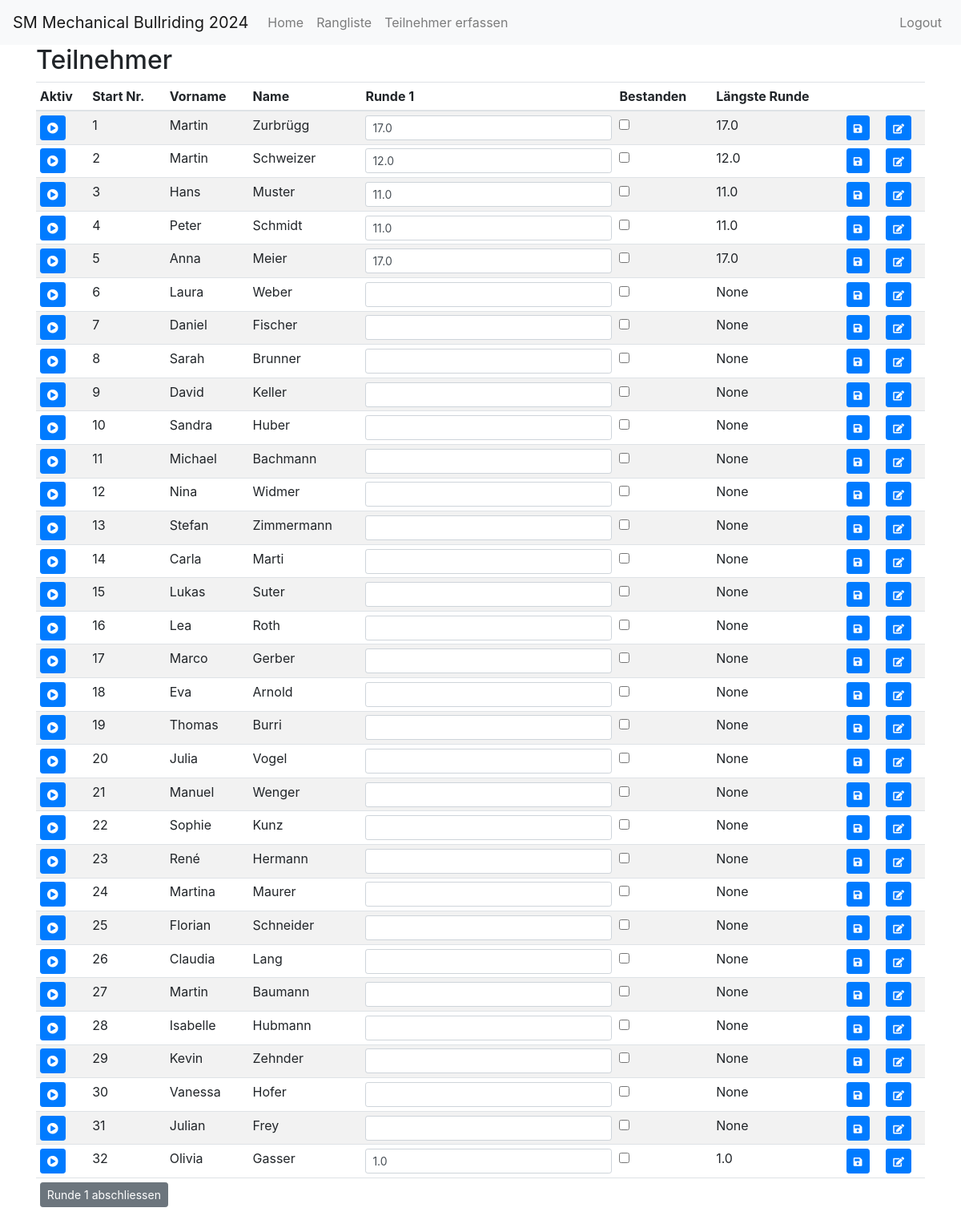
The app's page /index (signed in) with its own data.
### app/models.py (models this page shows)
class Participant(db.Model):
    id = db.Column(db.Integer, primary_key=True)
    active = db.Column(db.Boolean, default=False)
    start_nr = db.Column(db.Integer, nullable=True, unique=True)
    first_name = db.Column(db.String(64), nullable=False)
    last_name = db.Column(db.String(64), nullable=False)
    address = db.Column(db.String(128), nullable=False)
    postal_code = db.Column(db.String(10), nullable=False)
    city = db.Column(db.String(64), nullable=False)
    email = db.Column(db.String(120), nullable=True)
    phone = db.Column(db.String(20), nullable=True)
    time1 = db.Column(db.Float, nullable=True)
    time2 = db.Column(db.Float, nullable=True)
    time3 = db.Column(db.Float, nullable=True)
    time4 = db.Column(db.Float, nullable=True)
    time5 = db.Column(db.Float, nullable=True)
    time6 = db.Column(db.Float, nullable=True)
    round1_passed = db.Column(db.Boolean, default=False)
    round2_passed = db.Column(db.Boolean, default=False)
    round3_passed = db.Column(db.Boolean, default=False)
    round4_passed = db.Column(db.Boolean, default=False)
    round5_passed = db.Column(db.Boolean, default=False)
    @property
    def longest_time(self):
        times = [t for t in [self.time1, self.time2, self.time3, self.time4, self.time5] if t is not None]
        return max(times) if times else None

### app/routes.py (the view)
@bp.route('/')
@bp.route('/index')
@login_required
def index():
    participants = Participant.query.all() if current_user.is_authenticated else []
    participants.sort(key=lambda p: p.start_nr if p.start_nr is not None else 0)  # Sortierung nach Startnummer
    if participants is None:
        flash('Keine Teilnemer gefunden')
        form = ParticipantForm()
        return render_template('participant.html', title='Add Participant', form=form)
    current_round = request.args.get('current_round', default=None, type=int)
    if current_round is None:
        current_round = get_current_round(participants)
    return render_template(
        'index.html',
        title='Home',
        participants=participants,
        round1_passed=check_round_passed(participants, 1),
        round2_passed=check_round_passed(participants, 2),
        round3_passed=check_round_passed(participants, 3),
        round4_passed=check_round_passed(participants, 4),
        round5_passed=check_round_passed(participants, 5),
        current_round=current_round
    )

### app/models.py (called while the page is built)
@login.user_loader
def load_user(id):
    return User.query.get(int(id))

### app/routes.py (called while the page is built)
def check_round_passed(participants, round_number):
    if round_number == 1:
        return any(participant.round1_passed for participant in participants)
    elif round_number == 2:
        return any(participant.round2_passed for participant in participants)
    elif round_number == 3:
        return any(participant.round3_passed for participant in participants)
    elif round_number == 4:
        return any(participant.round4_passed for participant in participants)
    elif round_number == 5:
        return any(participant.round5_passed for participant in participants)
    return False

def get_current_round(participants):
    if not check_round_passed(participants, 1):
        return 1
    elif not check_round_passed(participants, 2):
        return 2
    elif not check_round_passed(participants, 3):
        return 3
    elif not check_round_passed(participants, 4):
        return 4
    elif not check_round_passed(participants, 5):
        return 5
    else:
        return 6

### app/templates/index.html (shortened to what this page needs)
{% extends "base.html" %}
{% block content %}
  {% if current_user.is_authenticated %}
  <h2>Teilnehmer</h2>
  <table class="table table-striped table-sm">
    <thead>
      <tr>
        <th>Aktiv</th>
        <th>Start Nr.</th>
        <th>Vorname</th>
        <th>Name</th>
        <th>Runde 1</th>
        <th>Bestanden</th>
        <th>Längste Runde</th>
        <th></th>
        <th></th>
      </tr>
    </thead>
    <tbody>
      {% for participant in participants %}
        <tr>
          <td>
            <form method="POST" action="{{ url_for('main.update_times', id=participant.id) }}">
              <button type="submit" name="set_active" value="{{ participant.id }}" class="btn btn-primary btn-sm">
                <i class="fas fa-play-circle"></i>
              </button>
            </form>
          </td>
          <td>{{ participant.start_nr }}</td>
          <td>{{ participant.first_name }}</td>
          <td>{{ participant.last_name }}</td>
          <td>
            <form method="POST" action="{{ url_for('main.update_times', id=participant.id) }}">
              <input type="text" name="time1" value="{{ participant.time1 or '' }}" class="form-control form-control-sm">
          </td>
          <td>
              <input type="checkbox" name="round1_passed_{{ participant.id }}" {% if participant.round1_passed %}checked{% endif %}>
          </td>
          <td>{{ participant.longest_time }}</td>
          <td>
              <button type="submit" name="update_times" class="btn btn-primary btn-sm">
                <i class="fas fa-save fa-sm"></i>
              </button>
          </td>
          <td>
            <a href="{{ url_for('main.participant_edit', id=participant.id) }}" class="btn btn-primary btn-sm">
              <i class="fas fa-edit fa-sm"></i>
            </a>
          </td>
        </tr>
      {% endfor %}
    </tbody>
    <tfoot>
      <tr>
        <td colspan="14">
          <form method="POST" action="{{ url_for('main.finish_round', round_number=current_round) }}">
            <button type="submit" class="btn btn-secondary btn-sm">Runde {{ current_round }} abschliessen</button>
          </form>
        </td>
      </tr>
    </tfoot>
  </table>
  {% else %}
    <p>Please Login!</p>
  {% endif %}
{% endblock %}

### app/templates/base.html (shortened to what this page needs)
<!doctype html>
<html lang="en">
  <head>
    <link href="https://stackpath.bootstrapcdn.com/bootstrap/4.5.2/css/bootstrap.min.css" rel="stylesheet">
    <link href="https://cdnjs.cloudflare.com/ajax/libs/font-awesome/5.15.1/css/all.min.css" rel="stylesheet">
  </head>
  <body>
    <nav class="navbar navbar-expand-md navbar-light bg-light">
      <a class="navbar-brand" href="{{ url_for('main.index') }}">SM Mechanical Bullriding 2024</a>
      <div class="collapse navbar-collapse" id="navbarCollapse">
        <ul class="navbar-nav mr-auto">
          <li class="nav-item">
            <a class="nav-link" href="{{ url_for('main.index') }}">Home</a>
          </li>
          <li class="nav-item">
            <a class="nav-link" href="{{ url_for('main.ranking') }}">Rangliste</a>
          </li>
          {% if current_user.is_authenticated %}
            <li class="nav-item">
              <a class="nav-link" href="{{ url_for('main.participant') }}">Teilnehmer erfassen</a>
            </li>
          {% endif %}
        </ul>
        <ul class="navbar-nav ml-auto">
          {% if current_user.is_authenticated %}
            <li class="nav-item">
              <a class="nav-link" href="{{ url_for('main.logout') }}">Logout</a>
            </li>
          {% else %}
            <li class="nav-item">
              <a class="nav-link" href="{{ url_for('main.login') }}">Login</a>
            </li>
          {% endif %}
        </ul>
      </div>
    </nav>
    <div class="container">
      {% block content %}{% endblock %}
    </div>
  </body>
</html>

### records on screen
Participant: start_nr "1", first_name "Martin", last_name "Zurbrügg", time1 "17.0", longest_time "17.0"
Participant: start_nr "2", first_name "Martin", last_name "Schweizer", time1 "12.0", longest_time "12.0"
Participant: start_nr "3", first_name "Hans", last_name "Muster", time1 "11.0", longest_time "11.0"
Participant: start_nr "4", first_name "Peter", last_name "Schmidt", time1 "11.0", longest_time "11.0"
Participant: start_nr "5", first_name "Anna", last_name "Meier", time1 "17.0", longest_time "17.0"
Participant: start_nr "6", first_name "Laura", last_name "Weber", longest_time "None"
Participant: start_nr "7", first_name "Daniel", last_name "Fischer", longest_time "None"
Participant: start_nr "8", first_name "Sarah", last_name "Brunner", longest_time "None"
Participant: start_nr "9", first_name "David", last_name "Keller", longest_time "None"
Participant: start_nr "10", first_name "Sandra", last_name "Huber", longest_time "None"
Participant: start_nr "11", first_name "Michael", last_name "Bachmann", longest_time "None"
Participant: start_nr "12", first_name "Nina", last_name "Widmer", longest_time "None"
Participant: start_nr "13", first_name "Stefan", last_name "Zimmermann", longest_time "None"
Participant: start_nr "14", first_name "Carla", last_name "Marti", longest_time "None"
Participant: start_nr "15", first_name "Lukas", last_name "Suter", longest_time "None"
Participant: start_nr "16", first_name "Lea", last_name "Roth", longest_time "None"
Participant: start_nr "17", first_name "Marco", last_name "Gerber", longest_time "None"
Participant: start_nr "18", first_name "Eva", last_name "Arnold", longest_time "None"
Participant: start_nr "19", first_name "Thomas", last_name "Burri", longest_time "None"
Participant: start_nr "20", first_name "Julia", last_name "Vogel", longest_time "None"
Participant: start_nr "21", first_name "Manuel", last_name "Wenger", longest_time "None"
Participant: start_nr "22", first_name "Sophie", last_name "Kunz", longest_time "None"
Participant: start_nr "23", first_name "René", last_name "Hermann", longest_time "None"
Participant: start_nr "24", first_name "Martina", last_name "Maurer", longest_time "None"
Participant: start_nr "25", first_name "Florian", last_name "Schneider", longest_time "None"
Participant: start_nr "26", first_name "Claudia", last_name "Lang", longest_time "None"
Participant: start_nr "27", first_name "Martin", last_name "Baumann", longest_time "None"
Participant: start_nr "28", first_name "Isabelle", last_name "Hubmann", longest_time "None"
Participant: start_nr "29", first_name "Kevin", last_name "Zehnder", longest_time "None"
Participant: start_nr "30", first_name "Vanessa", last_name "Hofer", longest_time "None"
Participant: start_nr "31", first_name "Julian", last_name "Frey", longest_time "None"
Participant: start_nr "32", first_name "Olivia", last_name "Gasser", time1 "1.0", longest_time "1.0"

### other values on screen
{{ current_round }} "1"
